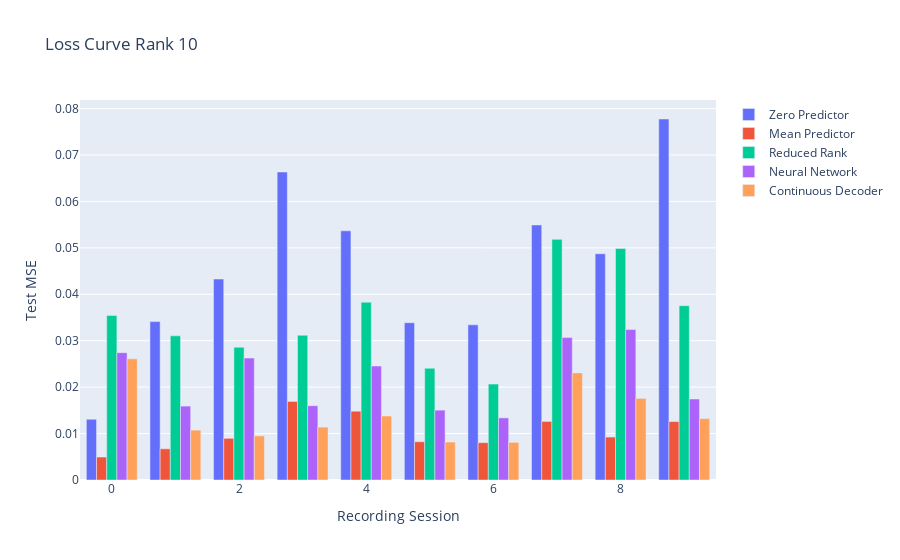

This figure's notebook cell:
### Code cell
fig = go.Figure()
fig.add_trace(go.Bar(x=np.arange(TOTAL_RECORDINGS), y=test_loss_zero_predictor, name='Zero Predictor'))
fig.add_trace(go.Bar(x=np.arange(TOTAL_RECORDINGS), y=test_loss_mean_predictor, name='Mean Predictor'))
fig.add_trace(go.Bar(x=np.arange(TOTAL_RECORDINGS), y=test_loss_reduced_rank, name='Reduced Rank'))
fig.add_trace(go.Bar(x=np.arange(TOTAL_RECORDINGS), y=test_loss_neural_network, name='Neural Network'))
fig.add_trace(go.Bar(x=np.arange(TOTAL_RECORDINGS), y=test_loss_continuous_decoder, name='Continuous Decoder'))
fig.update_layout(title=f'Loss Curve Rank {RANK}', xaxis_title='Recording Session', yaxis_title='Test MSE')
fig.show()

### Figure 1 — Plotly figure (JSON) as saved in the notebook; plotly's stock layout.template omitted (floating-point values rounded to 4 significant figures)
{"data": [{"name": "Zero Predictor", "type": "bar", "x": [0, 1, 2, 3, 4, 5, 6, 7, 8, 9], "y": [0.01308, 0.03412, 0.04328, 0.06633, 0.05367, 0.03388, 0.03342, 0.05493, 0.04873, 0.07775]}, {"name": "Mean Predictor", "type": "bar", "x": [0, 1, 2, 3, 4, 5, 6, 7, 8, 9], "y": [0.004948, 0.00672, 0.008976, 0.01692, 0.01482, 0.00824, 0.00804, 0.01262, 0.009247, 0.01259]}, {"name": "Reduced Rank", "type": "bar", "x": [0, 1, 2, 3, 4, 5, 6, 7, 8, 9], "y": [0.03543, 0.03105, 0.02859, 0.03118, 0.03829, 0.02407, 0.02065, 0.05183, 0.04986, 0.03754]}, {"name": "Neural Network", "type": "bar", "x": [0, 1, 2, 3, 4, 5, 6, 7, 8, 9], "y": [0.02743, 0.01592, 0.02626, 0.016, 0.02455, 0.01505, 0.01338, 0.03067, 0.0324, 0.01744]}, {"name": "Continuous Decoder", "type": "bar", "x": [0, 1, 2, 3, 4, 5, 6, 7, 8, 9], "y": [0.0261, 0.01074, 0.009499, 0.01139, 0.01378, 0.008177, 0.00811, 0.02307, 0.01757, 0.01322]}], "layout": {"title": {"text": "Loss Curve Rank 10"}, "xaxis": {"title": {"text": "Recording Session"}}, "yaxis": {"title": {"text": "Test MSE"}}}}
